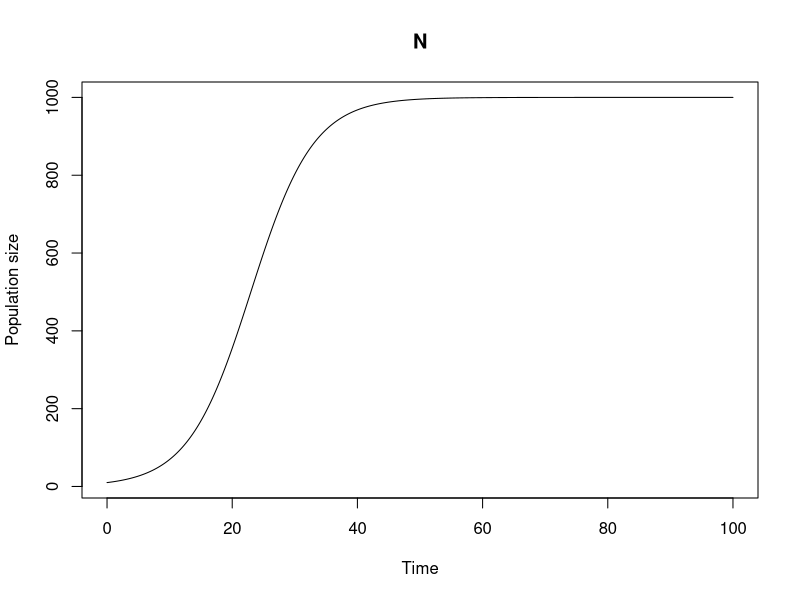
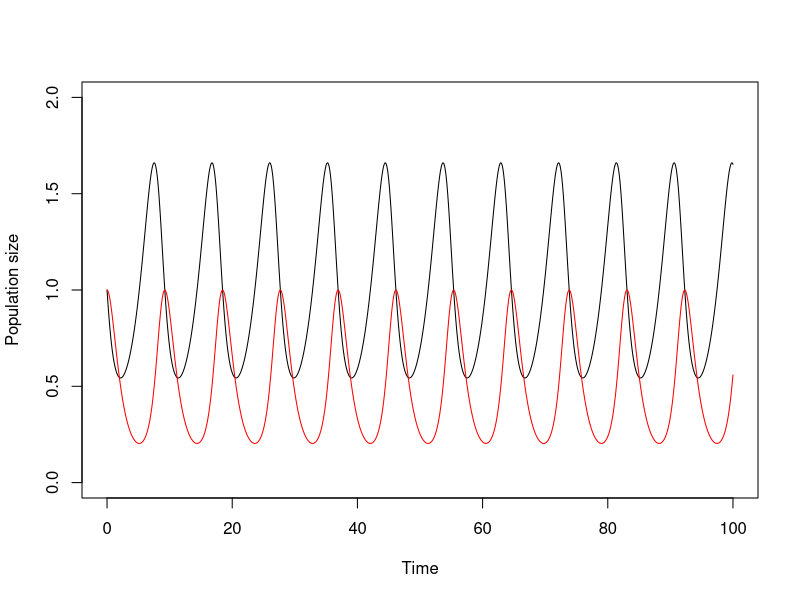
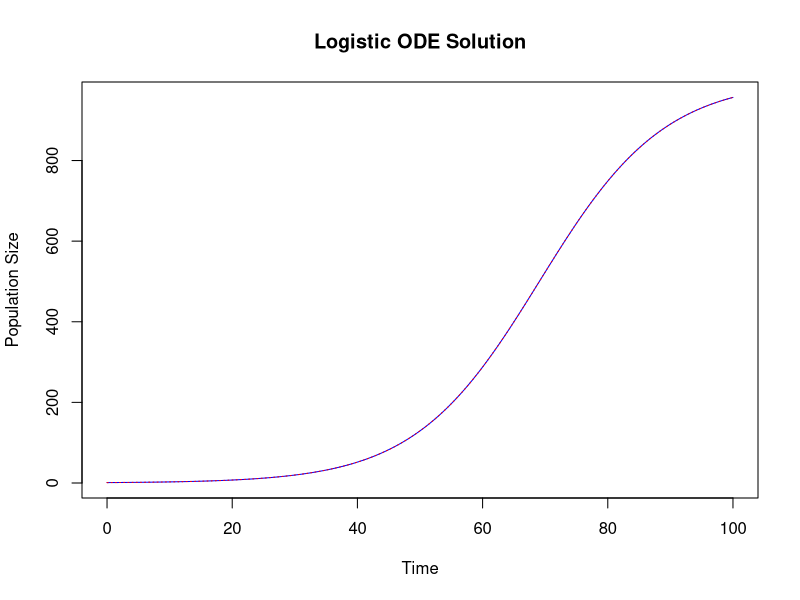
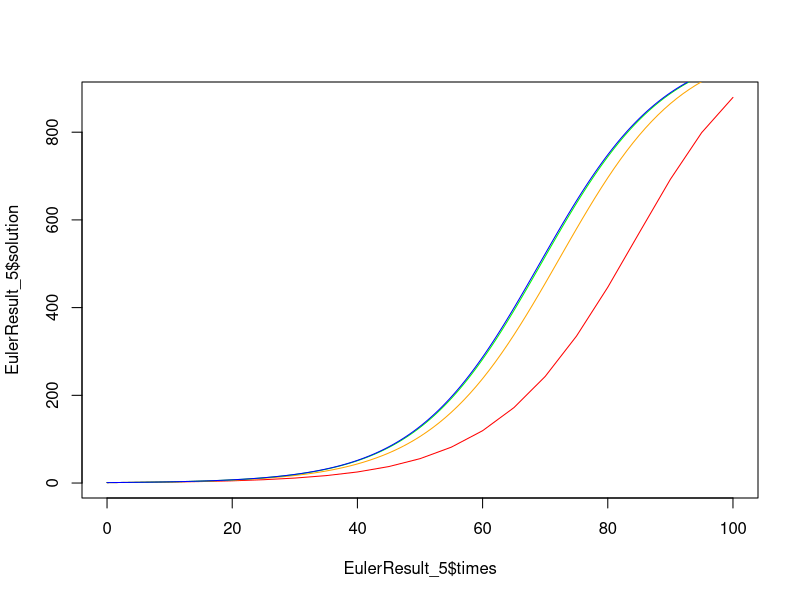

The R script that drew these images, in order: (Note: this script raises an error after producing the figures.)
install.packages("deSolve")
library(ggplot2)
library(deSolve)
library(tidyverse)

logisticODE <- function(times, state, parameters) {
  with(as.list(c(state, parameters)), {
    dN <- r * N * (1 - N/K)
    return(list(c(dN))) 
  })
}

times <- seq(0, 100, by = 0.1)
parameters <- c(r = 0.2, K = 1000)
iniState <- c(N = 10)

solution <- ode(iniState, times, logisticODE, parameters)
head(solution)
plot(solution, xlab = "Time", ylab = "Population size", type = "l")

# This procedure readily extends from single ODEs to systems of ODEs. 
# For example, consider the Lotka-Volterra model for predator-prey-dynamics:
LotkaVolterraODE <- function(times, state, parameters) {
  with(as.list(c(state, parameters)), {
    dX <- r*X - beta*X*Y
    dY <- -delta*Y + gamma*X*Y
    return(list(c(dX, dY))) 
  })
}

times <- seq(0, 100, by = 0.1)
parameters <- c(r = 0.5, beta = 1, delta = 1, gamma = 1)
iniState <- c(X = 1, Y = 1)

solution <- ode(iniState, times, LotkaVolterraODE, parameters)
plot(x = solution[,"time"], y = solution[,"X"], xlab = "Time", ylab = "Population size", type = "l", ylim = c(0,2))
lines(x = solution[,"time"], y = solution[,"Y"], col = "red")

### Practical tasks ------
### Task 2.1:
### 2.1.a
logisticEq <- function(t, N0, r, K) {
  Nt <- N0 * K * exp(r * t) / (K + N0 * (exp(r * t) - 1))
  return(Nt)
}

# Set parameters
N0 <- 1
r <- 0.1
K <- 1000

# Generate time points from 0 to 100 in increments of 0.1
times<- seq(0, 100, by = 0.1)
# Calculate solution values using the logistic_solution function
solutionValues <- logisticEq(times, N0, r, K)

# Plot the solution
plot(times, solutionValues, type = 'l', col = 'blue', xlab = 'Time', ylab = 'Population Size', main = 'Logistic ODE Solution')


### 2.1.b: Using the code developed in section 2.6
logisticODE <- function(times, state, parameters) {
  with(as.list(c(state, parameters)), {
    dN <- r * N * (1 - N/K)
    return(list(c(dN))) 
  })
}

parameters <- c(r = 0.1, K = 1000)
iniState <- c(N = 1)

logisticSolution <- ode(iniState, times, logisticODE, parameters)

lines(x = logisticSolution[,"time"], y = logisticSolution[,"N"], col = "red", lty = 3)

###2.1.c

EulerFunction <- function(N0, r, K, h, t){
  nSteps <- round(t/h)  
  times <-  seq(0, t, by = h)
  N <- numeric(length = nSteps + 1)
  N[1] <- N0
  for (i in 1:nSteps){
    dN <- r*N[i]*(1-N[i]/K)
    N[i+1] <- N[i] + h*dN
  }
  return(list(times = times, solution = N))
}

# Set parameters

EulerResult_5 <- EulerFunction(N0 = 1, r = 0.1, K = 1000, h = 5, t = 100)
EulerResult_1 <- EulerFunction(N0 = 1, r = 0.1, K = 1000, h = 1, t = 100)
EulerResult_01 <- EulerFunction(N0 = 1, r = 0.1, K = 1000, h = 0.1, t = 100)
EulerResult_001 <- EulerFunction(N0 = 1, r = 0.1, K = 1000, h = 0.01, t = 100)


plot(EulerResult_5$times, EulerResult_5$solution, type = 'l', col = 'red')
lines(EulerResult_1$times, EulerResult_1$solution, type = 'l', col = 'orange')
lines(EulerResult_01$times, EulerResult_01$solution, type = 'l', col = 'green')
lines(EulerResult_001$times, EulerResult_001$solution, type = 'l', col = 'blue')

library(reshape2) 
df <- data.frame(times, solutionValues, logisticSolution[,"N"], EulerResult_1$solution) %>%
  `colnames<-`(c('times', 'a','b','c')) %>%
  melt(., id.vars='times',  
       measure.vars=c('a','b','c')) 
df %>% ggplot(aes(x=times, y=value, fill=variable)) + 
  geom_boxplot()


### Task 2.2.a 
siModel_a <- function(times, state, parameters) {
  with(as.list(c(state, parameters)), {
    dS <- -beta*S*I
    dI <- beta*S*I - gamma*I
    dR <- gamma*I
    return(list(c(dS, dI, dR))) 
  })
}

# Set time points
times <- seq(0, 300, by = 1)

# Set initial conditions and parameters
parameters <- c(beta = 0.3, gamma = 0.1)
iniState <- c(S = 0.99, I = 0.1, R = 0)

siSolution_a <- ode(iniState, times, siModel_a, parameters)

#par(mfrow = c(3, 1))

plot(x = siSolution_a[,"time"], y = siSolution_a[,"S"], col="blue", type="l", ylab="y", xlab ='Time', main = "Task 2.2.a")
lines(x = siSolution_a[,"time"], y = siSolution_a[,"I"], col="red")
lines(x = siSolution_a[,"time"], y = siSolution_a[,"R"], col="orange")
# Add a legend
legend("topright", legend = c("S", "I", "R"), 
       col = c("red", "blue", "orange"), lty = 1)

### Task 2.2.b: add the disease kills infected people at a certain rate α

siModel_b <- function(times, state, parameters) {
  with(as.list(c(state, parameters)), {
    dS <- -beta*S*I
    dI <- beta*S*I - gamma*I - alpha*I
    dR <- gamma*I
    return(list(c(dS, dI, dR))) 
  })
}

# Set initial conditions and parameters
parameters <- c(beta = 0.3, gamma = 0.1, alpha = 0.05)
iniState <- c(S = 0.99, I = 0.1, R = 0)

siSolution_b <- ode(iniState, times, siModel_b, parameters)
plot(x = siSolution_b[,"time"], y = siSolution_b[,"S"], col="blue", type="l", ylab="y", xlab ='Time', main = "Task 2.2.b")
lines(x = siSolution_b[,"time"], y = siSolution_b[,"I"], col="red")
lines(x = siSolution_b[,"time"], y = siSolution_b[,"R"], col="orange")
# Add a legend
legend("topright", legend = c("S", "I", "R"), 
       col = c("red", "blue", "orange"), lty = 1)

### Task 2.2.c: add a constant influx of susceptible individuals into the population +
# a natural mortality for all classes of individuals

siModel_c <- function(times, state, parameters) {
  with(as.list(c(state, parameters)), {
    dS <- influx - beta*S*I - mu*S
    dI <- beta*S*I - gamma*I - alpha*I - mu*I
    dR <- gamma*I -  mu*R
    return(list(c(dS, dI, dR))) 
  })
}

# Set initial conditions and parameters
parameters <- c(beta = 0.3, gamma = 0.1, alpha = 0.05, mu = 0.001, influx = 0.002)
iniState <- c(S = 0.99, I = 0.1, R = 0)

siSolution_c <- ode(iniState, times, siModel_c, parameters)
plot(x = siSolution_c[,"time"], y = siSolution_c[,"S"], col="blue", type="l", ylab="y", xlab ='Time', main = "Task 2.2.c")
lines(x = siSolution_c[,"time"], y = siSolution_c[,"I"], col="red")
lines(x = siSolution_c[,"time"], y = siSolution_c[,"R"], col="orange")
# Add a legend
legend("topright", legend = c("S", "I", "R"), 
       col = c("red", "blue", "orange"), lty = 1)

### Solutions -----

### 2.1.a
solution <- function(t, N0, K, r) {
  N0*K*exp(r*t)/(K+N0*(exp(r*t) - 1))
}

timesAna <- seq(0, 100, by=0.1)
parameters <- c(r=0.2, K=1000)
iniState <- c(N=1)
solutionAna <- solution(timesAna, iniState, parameters["K"], parameters["r"])
plot(x = timesAna, y = solutionAna, xlab = "Time", ylab = "Population size", type = "l", main = "")

### 2.1.b
logisticODE <- function(times, state, parameters) {
  with(as.list(c(state, parameters)), {
    dN<-r*N*(1-N/K)
    return(list(c(dN))) 
  })
}
timesNum <- seq(0, 100, by=0.1)
solutionNum<-ode(iniState, timesNum, logisticODE, parameters)
plot(x = timesAna, y = solutionAna, xlab = "Time", ylab = "Population size", type = "l", main = "")
lines(x = timesNum, y = solutionNum[,"N"], col = "red")

### 2.1.c
stepSize <- c(5, 1, 0.1, 0.001)
solutionEuler <- vector(mode = "list", length = length(stepSize))
plot(x = timesAna, y = solutionAna, xlab = "Time", ylab = "Population size", type = "l", main = "")
for(k in 1:length(solutionEuler)) {
  solutionEuler[[k]] <- data.frame(times = seq(0, 100, by = stepSize[k]), N = NA)
  solutionEuler[[k]]$N[1] <- iniState
  for(i in 1:(nrow(solutionEuler[[k]])-1)) {
    currentN <- c(N = solutionEuler[[k]]$N[i])
    solutionEuler[[k]]$N[i + 1] <- currentN + 
      stepSize[k]*logisticODE(NA, currentN, parameters)[[1]]
  }
  lines(x = solutionEuler[[k]]$times, y = solutionEuler[[k]]$N, col = "blue")
}

### 2.1.d

diffs <- data.frame(method = c("deSolve", paste0("Euler_", stepSize)),
                    difference = NA)
diffs$difference[1] <- abs(solutionNum[nrow(solutionNum), "N"] - 
                             solutionAna[nrow(solutionNum)])
for(k in 1:length(solutionEuler)) {
  diffs$difference[k + 1] <- abs(solutionEuler[[k]]$N[nrow(solutionEuler[[k]])] - 
                                   solutionAna[nrow(solutionNum)])
}

barplot(diffs$difference, names.arg = diffs$method, log = "y")
box()
